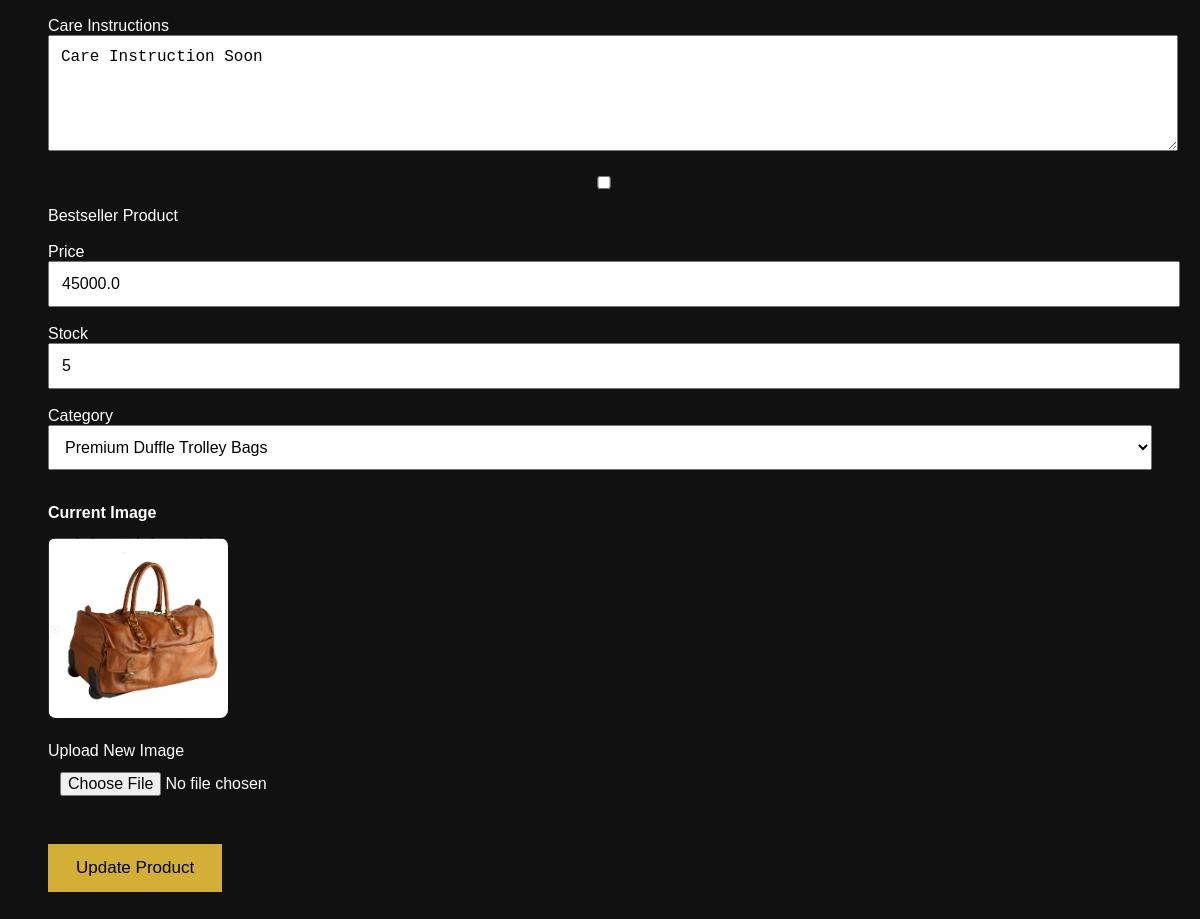
/admin/products/edit/1 (signed in, lower part), run on an earlier commit of the app's database.
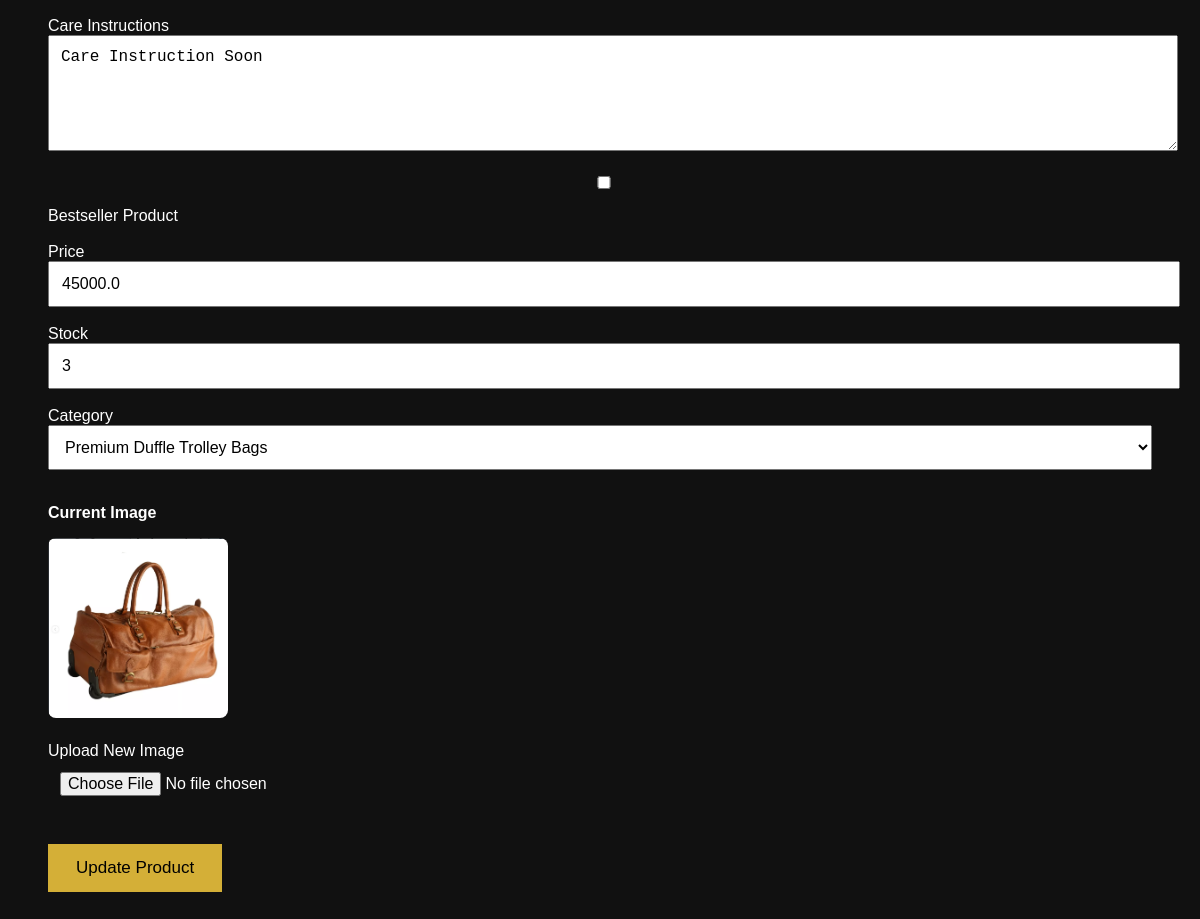
And on a later commit of the database.
### models.py (models this page shows, shortened)
class Product(db.Model):
    __tablename__ = "products"
    id = db.Column(db.Integer, primary_key=True)
    category_id = db.Column(
        db.Integer,
        db.ForeignKey("categories.id", name="fk_product_category"),
        nullable=True
    )
    category = db.relationship(
        "Category",
        back_populates="products"
    )
    name = db.Column(db.String(200), nullable=False)
    slug = db.Column(db.String(200), unique=True, nullable=False)
    description = db.Column(db.Text)
    short_description = db.Column(db.String(500))
    long_description = db.Column(db.Text)
    leather_type = db.Column(db.String(150))
    hardware = db.Column(db.String(150))
    lining = db.Column(db.String(150))
    dimensions = db.Column(db.String(150))
    weight = db.Column(db.String(100))
    made_in = db.Column(db.String(100))
    warranty = db.Column(db.String(100))
    care = db.Column(db.Text)
    is_bestseller = db.Column(db.Boolean, default=False)
    price = db.Column(db.Float, nullable=False)
    stock = db.Column(db.Integer, default=0)
    image = db.Column(db.String(300))
    is_featured = db.Column(db.Boolean, default=False)
    created_at = db.Column(
        db.DateTime,
        server_default=func.now()
    )

class Category(db.Model):
    __tablename__ = "categories"
    id = db.Column(db.Integer, primary_key=True)
    name = db.Column(db.String(100), unique=True, nullable=False)
    slug = db.Column(db.String(100), unique=True, nullable=False)
    products = db.relationship(
        "Product",
        back_populates="category",
        cascade="all, delete-orphan"
    )

### app.py (the view, shortened to what this page needs)
@app.route("/admin/products/edit/<int:id>", methods=["GET", "POST"])
@admin_required
def edit_product(id):
    product = Product.query.get_or_404(id)
    categories = Category.query.all()
    return render_template(
        "admin/edit_product.html",
        product=product,
        categories=categories
    )

### app.py (called while the page is built)
def admin_required(f):
    @wraps(f)
    def decorated_function(*args, **kwargs):
        print(
    "ADMIN CHECK:",
    current_user.is_authenticated,
    type(current_user).__name__,
    session.get("customer_id")
)
        if not current_user.is_authenticated:
            return redirect(url_for("admin_login"))
        if not isinstance(current_user, Admin):
            return redirect(url_for("home"))
        return f(*args, **kwargs)
    return decorated_function

@app.context_processor
def inject_cart_count():
    cart_count = 0
    if current_user.is_authenticated:
        cart_items = Cart.query.filter_by(
            customer_id=current_user.id
        ).all()
        for item in cart_items:
            cart_count += item.quantity
    return {
        "cart_count": cart_count
    }

@login_manager.user_loader
def load_user(user_id):
    return db.session.get(Admin, int(user_id))

@app.after_request
def add_no_cache_headers(response):
    response.headers["Cache-Control"] = "no-store, no-cache, must-revalidate, max-age=0"
    response.headers["Pragma"] = "no-cache"
    response.headers["Expires"] = "0"
    return response

### templates/admin/edit_product.html (shortened to what this page needs)
<!DOCTYPE html>
<html>
<head>
</head>
<body>
<form method="POST" enctype="multipart/form-data">
<label>Care Instructions</label>
<textarea
name="care"
rows="5">{{ product.care or '' }}</textarea>
<label>
<input
type="checkbox"
name="is_bestseller"
{% if product.is_bestseller %}checked{% endif %}>
 Bestseller Product
</label>
<br><br>
<label>Price</label>
<input
type="number"
step="0.01"
name="price"
value="{{ product.price }}"
required>
<label>Stock</label>
<input
type="number"
name="stock"
value="{{ product.stock }}"
required>
<label>Category</label>
<select name="category">
{% for category in categories %}
<option
value="{{ category.id }}"
{% if product.category_id == category.id %}selected{% endif %}>
{{ category.name }}
</option>
{% endfor %}
</select>
{% if product.image %}
<p><strong>Current Image</strong></p>
<img
src="{{ url_for('static', filename='uploads/' + product.image) }}">
{% endif %}
<br>
<label>Upload New Image</label>
<input
type="file"
name="image">
<br><br>
<button type="submit">
Update Product
</button>
</form>
</body>
</html>

What changed in the data, as far as the page shows it:
changed Product "Care Instruction Soon": stock "5" → "3"
